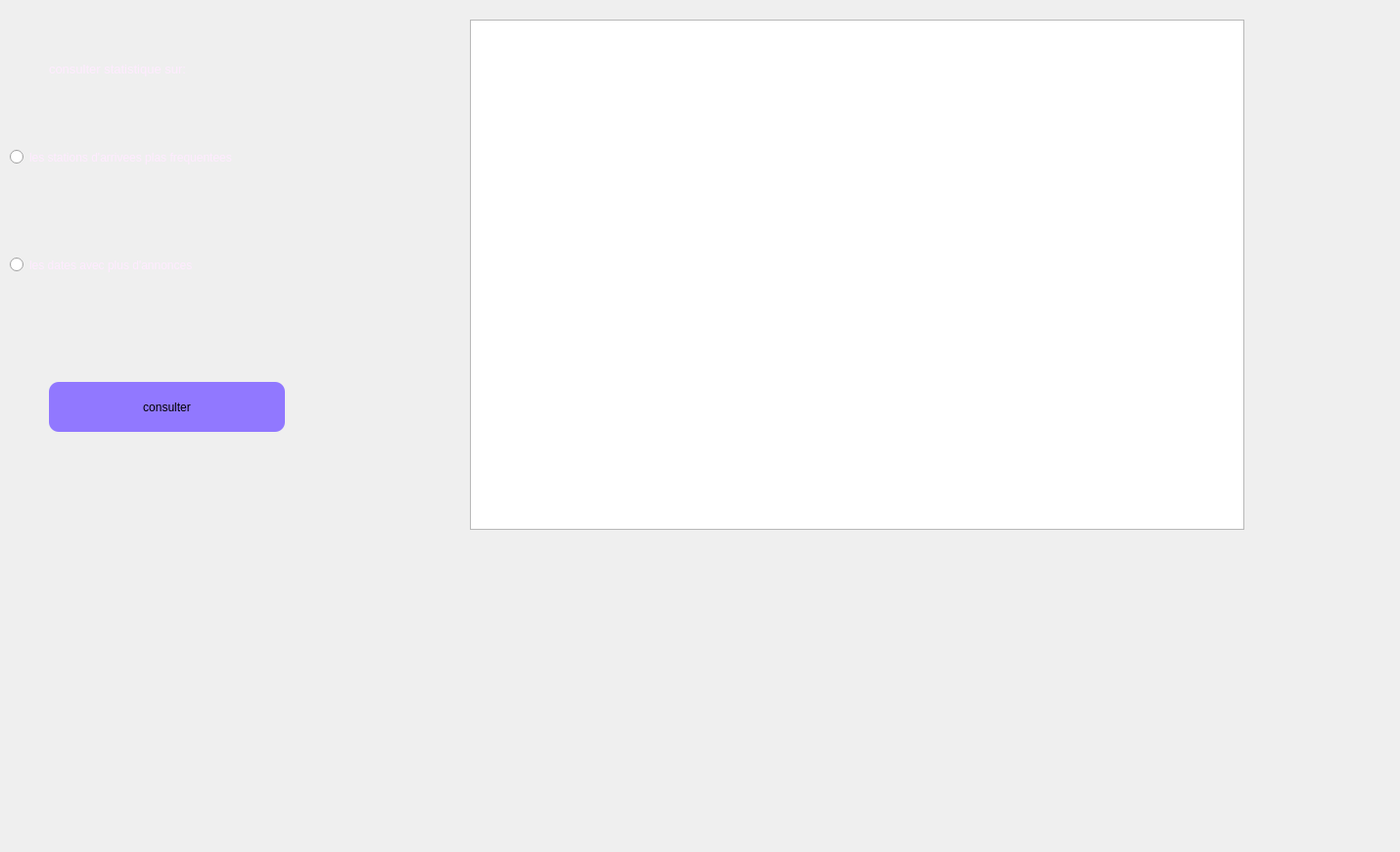
     <widget class="QWidget" name="tab_7">
      <attribute name="title">
       <string>consulter statistique</string>
      </attribute>
      <widget class="QLabel" name="label_16">
       <property name="geometry">
        <rect>
         <x>0</x>
         <y>0</y>
         <width>471</width>
         <height>321</height>
        </rect>
       </property>
       <property name="text">
        <string/>
       </property>
       <property name="pixmap">
        <pixmap>../../OneDrive/Documents/images/bg.jpg</pixmap>
       </property>
      </widget>
      <widget class="QRadioButton" name="stastat">
       <property name="geometry">
        <rect>
         <x>10</x>
         <y>120</y>
         <width>461</width>
         <height>81</height>
        </rect>
       </property>
       <property name="palette">
        <palette>
         <active>
          <colorrole role="WindowText">
           <brush brushstyle="SolidPattern">
            <color alpha="255">
             <red>255</red>
             <green>235</green>
             <blue>255</blue>
            </color>
           </brush>
          </colorrole>
         </active>
         <inactive>
          <colorrole role="WindowText">
           <brush brushstyle="SolidPattern">
            <color alpha="255">
             <red>255</red>
             <green>235</green>
             <blue>255</blue>
            </color>
           </brush>
          </colorrole>
         </inactive>
         <disabled>
          <colorrole role="WindowText">
           <brush brushstyle="SolidPattern">
            <color alpha="255">
             <red>120</red>
             <green>120</green>
             <blue>120</blue>
            </color>
           </brush>
          </colorrole>
         </disabled>
        </palette>
       </property>
       <property name="text">
        <string>les stations d'arrivees plas frequentees</string>
       </property>
      </widget>
      <widget class="QRadioButton" name="datestat">
       <property name="geometry">
        <rect>
         <x>10</x>
         <y>240</y>
         <width>391</width>
         <height>61</height>
        </rect>
       </property>
       <property name="palette">
        <palette>
         <active>
          <colorrole role="WindowText">
           <brush brushstyle="SolidPattern">
            <color alpha="255">
             <red>255</red>
             <green>235</green>
             <blue>255</blue>
            </color>
           </brush>
          </colorrole>
         </active>
         <inactive>
          <colorrole role="WindowText">
           <brush brushstyle="SolidPattern">
            <color alpha="255">
             <red>255</red>
             <green>235</green>
             <blue>255</blue>
            </color>
           </brush>
          </colorrole>
         </inactive>
         <disabled>
          <colorrole role="WindowText">
           <brush brushstyle="SolidPattern">
            <color alpha="255">
             <red>120</red>
             <green>120</green>
             <blue>120</blue>
            </color>
           </brush>
          </colorrole>
         </disabled>
        </palette>
       </property>
       <property name="text">
        <string>les dates avec plus d'annonces</string>
       </property>
      </widget>
      <widget class="QLabel" name="label_59">
       <property name="geometry">
        <rect>
         <x>50</x>
         <y>50</y>
         <width>331</width>
         <height>41</height>
        </rect>
       </property>
       <property name="palette">
        <palette>
         <active>
          <colorrole role="WindowText">
           <brush brushstyle="SolidPattern">
            <color alpha="255">
             <red>255</red>
             <green>235</green>
             <blue>255</blue>
            </color>
           </brush>
          </colorrole>
         </active>
         <inactive>
          <colorrole role="WindowText">
           <brush brushstyle="SolidPattern">
            <color alpha="255">
             <red>255</red>
             <green>235</green>
             <blue>255</blue>
            </color>
           </brush>
          </colorrole>
         </inactive>
         <disabled>
          <colorrole role="WindowText">
           <brush brushstyle="SolidPattern">
            <color alpha="255">
             <red>120</red>
             <green>120</green>
             <blue>120</blue>
            </color>
           </brush>
          </colorrole>
         </disabled>
        </palette>
       </property>
       <property name="text">
        <string>&lt;html&gt;&lt;head/&gt;&lt;body&gt;&lt;p&gt;&lt;span style=&quot; font-size:10pt;&quot;&gt;consulter statistique sur:&lt;/span&gt;&lt;/p&gt;&lt;/body&gt;&lt;/html&gt;</string>
       </property>
      </widget>
      <widget class="QTableView" name="tabstatan">
       <property name="geometry">
        <rect>
         <x>480</x>
         <y>20</y>
         <width>791</width>
         <height>521</height>
        </rect>
       </property>
      </widget>
      <widget class="QPushButton" name="consulterstatan">
       <property name="geometry">
        <rect>
         <x>50</x>
         <y>390</y>
         <width>241</width>
         <height>51</height>
        </rect>
       </property>
       <property name="cursor">
        <cursorShape>PointingHandCursor</cursorShape>
       </property>
       <property name="styleSheet">
        <string notr="true">background-color: rgb(0, 0, 255);
background-color: rgb(145, 120, 255);
border-radius: 10px;</string>
       </property>
       <property name="text">
        <string>consulter</string>
       </property>
      </widget>
      <widget class="QLabel" name="label_37">
       <property name="geometry">
        <rect>
         <x>-10</x>
         <y>-10</y>
         <width>1421</width>
         <height>861</height>
        </rect>
       </property>
       <property name="text">
        <string/>
       </property>
       <property name="pixmap">
        <pixmap>../images/bg.v1.jpg</pixmap>
       </property>
      </widget>
      <zorder>label_37</zorder>
      <zorder>label_16</zorder>
      <zorder>stastat</zorder>
      <zorder>datestat</zorder>
      <zorder>label_59</zorder>
      <zorder>tabstatan</zorder>
      <zorder>consulterstatan</zorder>
     </widget>
